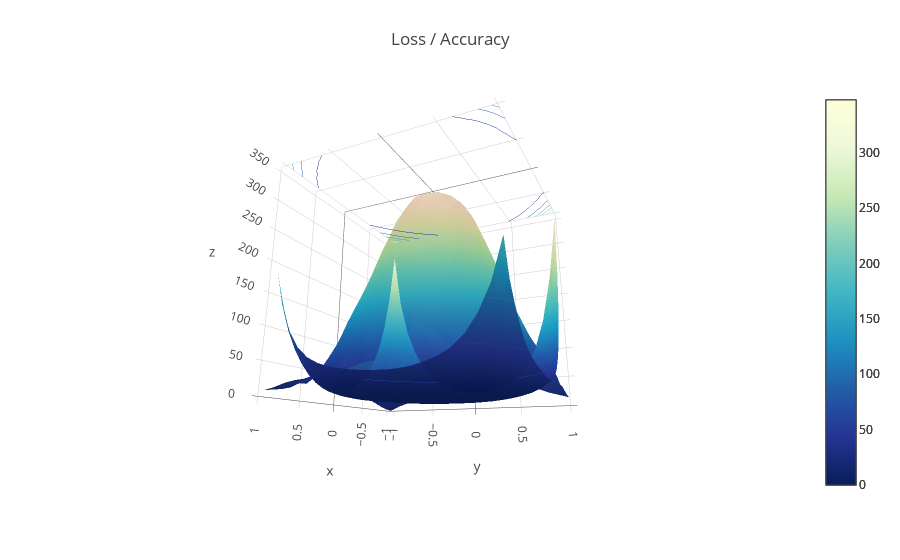

Write notebook code for a chart like this one.
### Code cell
numebr_of_points = 21 ; small_range = -1.0 ; large_range =  1.0

xcoordinates = np.linspace(small_range, large_range, num=numebr_of_points) 
ycoordinates = np.linspace(small_range, large_range, num=numebr_of_points) 

xcoord_mesh, ycoord_mesh = np.meshgrid(xcoordinates, ycoordinates)

data = [
    go.Surface(
        x=xcoord_mesh,y=ycoord_mesh,
        z=(loss_list.max()-loss_list.min())*(acc_list-acc_list.min())/(acc_list.max()-acc_list.min()+1e-8)+loss_list.min(),
        showscale=False, opacity=0.6,colorscale='Jet',
    ),
    go.Surface(
        x=xcoord_mesh,y=ycoord_mesh,z=loss_list,colorscale='Jet',opacity=0.9,
        contours=go.surface.Contours(z=go.surface.contours.Z(show=True,usecolormap=True,project=dict(z=True),)
        )
    ),
    
    go.Surface(
        x=xcoord_mesh,y=ycoord_mesh,
        z=(loss_list.max()-loss_list.min())*(acc_list-acc_list.min())/(acc_list.max()-acc_list.min()+1e-8)+loss_list.min(),
        showscale=False, opacity=0.6,colorscale='Jet',
    ),
    go.Surface(
        x=xcoord_mesh,y=ycoord_mesh,z=loss_list,colorscale='Jet',opacity=0.9,
        contours=go.surface.Contours(z=go.surface.contours.Z(show=True,usecolormap=True,project=dict(z=True),)
        )
    ),
    
    go.Surface(
        x=xcoord_mesh,y=ycoord_mesh,
        z=(loss_list.max()-loss_list.min())*(acc_list-acc_list.min())/(acc_list.max()-acc_list.min()+1e-8)+loss_list.min(),
        showscale=False, opacity=0.6,colorscale='YlGnBu',
    ),
    go.Surface(
        x=xcoord_mesh,y=ycoord_mesh,z=loss_list,colorscale='YlGnBu',opacity=0.9,
        contours=go.surface.Contours(z=go.surface.contours.Z(show=True,usecolormap=True,project=dict(z=True),)
        )
    )
]
layout = go.Layout(title='Loss / Accuracy',autosize=True,scene=dict(camera=dict(eye=dict(x=1.87, y=0.88, z=-0.64))),margin=dict(l=65,r=50,b=65,t=90))
fig    = go.Figure(data=data,layout=layout); iplot(fig); plt.show()

### Figure 1 — Plotly figure (JSON) as saved in the notebook; plotly's stock layout.template omitted (floating-point values rounded to 4 significant figures; data arrays with more than 128 entries replaced by an {"elided": "..."} marker saying what was removed)
{"data": [{"colorscale": "Jet", "opacity": 0.6, "showscale": false, "type": "surface", "uid": "c1135c16-e223-41c9-9cc6-4817db023052", "x": {"elided": "21x21 float values"}, "y": {"elided": "21x21 float values"}, "z": {"elided": "21x21 float values"}}, {"colorscale": "Jet", "contours": {"z": {"project": {"z": true}, "show": true, "usecolormap": true}}, "opacity": 0.9, "type": "surface", "uid": "a0757a4b-2a4e-45d0-bdeb-c9c0e74ebacf", "x": {"elided": "21x21 float values"}, "y": {"elided": "21x21 float values"}, "z": {"elided": "21x21 float values"}}, {"colorscale": "Jet", "opacity": 0.6, "showscale": false, "type": "surface", "uid": "ab42f6d0-f68c-419e-b0c0-adb6054fefa9", "x": {"elided": "21x21 float values"}, "y": {"elided": "21x21 float values"}, "z": {"elided": "21x21 float values"}}, {"colorscale": "Jet", "contours": {"z": {"project": {"z": true}, "show": true, "usecolormap": true}}, "opacity": 0.9, "type": "surface", "uid": "958e9074-8e90-494d-ba38-ab401c6e6f84", "x": {"elided": "21x21 float values"}, "y": {"elided": "21x21 float values"}, "z": {"elided": "21x21 float values"}}, {"colorscale": "YlGnBu", "opacity": 0.6, "showscale": false, "type": "surface", "uid": "362d0ecf-31b8-4ff1-acce-c090cb313940", "x": {"elided": "21x21 float values"}, "y": {"elided": "21x21 float values"}, "z": {"elided": "21x21 float values"}}, {"colorscale": "YlGnBu", "contours": {"z": {"project": {"z": true}, "show": true, "usecolormap": true}}, "opacity": 0.9, "type": "surface", "uid": "16213622-cd5f-40e5-95c7-d65867021768", "x": {"elided": "21x21 float values"}, "y": {"elided": "21x21 float values"}, "z": {"elided": "21x21 float values"}}], "layout": {"autosize": true, "margin": {"b": 65, "l": 65, "r": 50, "t": 90}, "scene": {"camera": {"eye": {"x": 1.87, "y": 0.88, "z": -0.64}}}, "title": "Loss / Accuracy"}}
